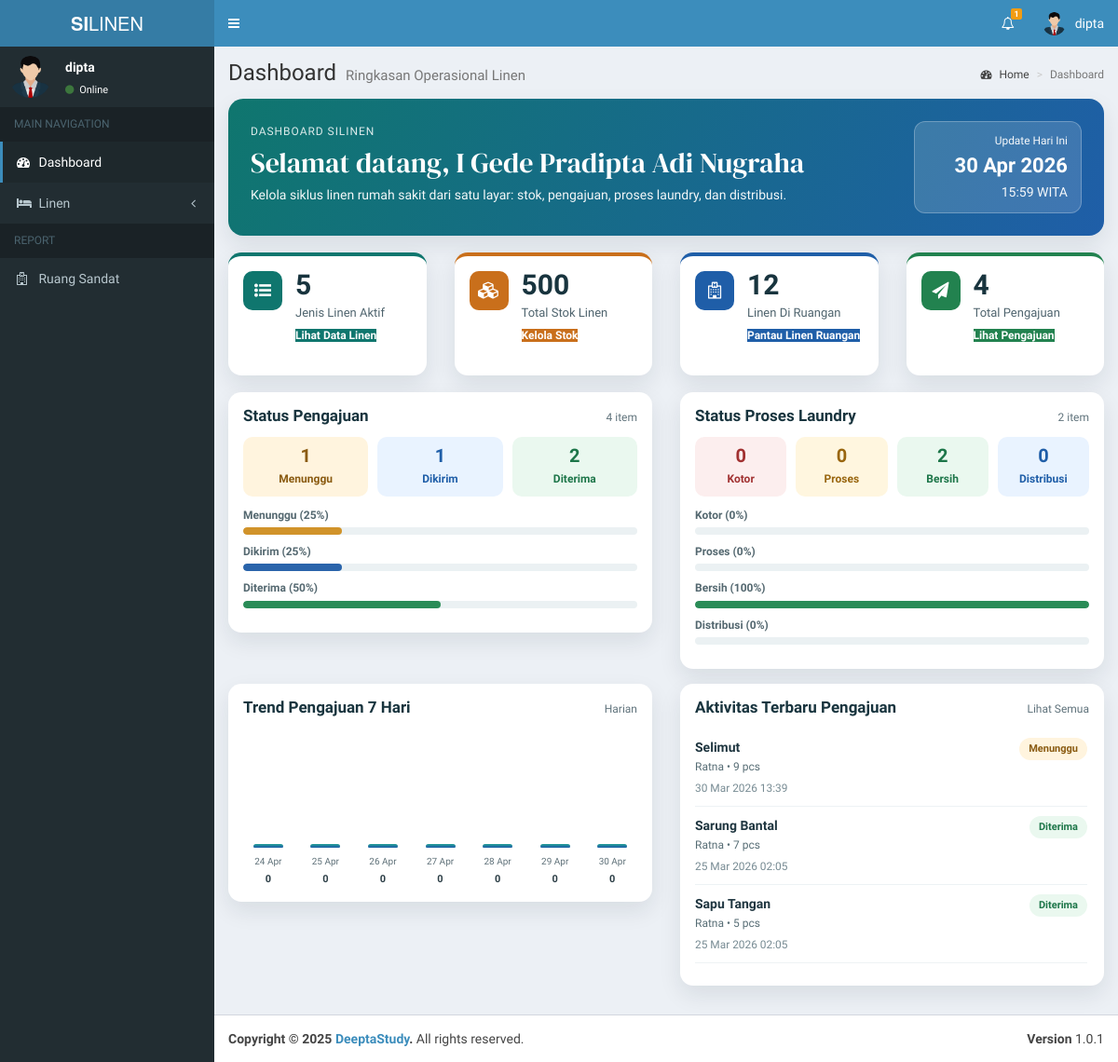
Page /admin/index.php (signed in) on the committed database.
### tables this page shows
CREATE TABLE `users` (
  `id` int(11) NOT NULL,
  `nama` varchar(100) NOT NULL,
  `username` varchar(100) NOT NULL,
  `email` varchar(100) NOT NULL,
  `password` varchar(100) NOT NULL,
  `hak_akses` varchar(25) NOT NULL,
  `status` int(11) NOT NULL,
  `status_ruangan` int(11) DEFAULT NULL
);

CREATE TABLE `ruangan` (
  `id` int(11) NOT NULL,
  `id_user` int(11) DEFAULT NULL,
  `nama_ruangan` varchar(199) NOT NULL,
  `telp_ruangan` varchar(15) NOT NULL,
  `status` int(11) NOT NULL
);

CREATE TABLE `pengajuan` (
  `id` int(11) NOT NULL,
  `id_linen` int(11) NOT NULL,
  `id_ruangan` int(11) NOT NULL,
  `jumlah` int(11) NOT NULL,
  `tanggal` datetime NOT NULL,
  `keterangan` text NOT NULL,
  `status` int(11) NOT NULL
);

CREATE TABLE `linen` (
  `id` int(11) NOT NULL,
  `kode_linen` varchar(15) NOT NULL,
  `nama_linen` varchar(199) NOT NULL,
  `gambar` varchar(199) NOT NULL,
  `jumlah_linen` int(11) NOT NULL,
  `sisa_linen` int(11) NOT NULL,
  `tanggal` datetime NOT NULL,
  `status` int(11) NOT NULL,
  `updated_at` datetime NOT NULL
);

### admin/index.php (the view, shortened to what the rows shown need)
<?php
    include '../koneksi.php';
    $username = $_SESSION['username'];
    $query = mysqli_query($koneksi, "SELECT * FROM users WHERE username = '$username'");
    $row = mysqli_fetch_assoc($query);
    $additionalCSS = [
        '../assets/dist/css/dashboard-silinen.css'
    ];
    $aktivitasQuery = mysqli_query(
        $koneksi,
        "SELECT p.id, p.tanggal, p.jumlah, p.status, p.keterangan, l.nama_linen, r.nama_ruangan
         FROM pengajuan p
         LEFT JOIN linen l ON p.id_linen = l.id
         LEFT JOIN ruangan r ON p.id_ruangan = r.id
         ORDER BY p.tanggal DESC
         LIMIT 5"
    );
    $pageTitle = "Dashboard";
    $pageDesc = "Ringkasan Operasional Linen";
?>
<section class="content">
    <div class="silinen-dashboard">
        <div class="silinen-hero">
            <div>
                <span class="silinen-eyebrow">Dashboard SiLinen</span>
                <h2>Selamat datang, <?= htmlspecialchars($row['nama']) ?></h2>
                <p>Kelola siklus linen rumah sakit dari satu layar: stok, pengajuan, proses laundry, dan distribusi.</p>
            </div>
        </div>
        <div class="row">
            <div class="col-md-6">
                <div class="silinen-panel">
                    <div class="silinen-activity-list">
                        <?php if ($aktivitasQuery && mysqli_num_rows($aktivitasQuery) > 0): ?>
                            <?php while ($aktivitas = mysqli_fetch_assoc($aktivitasQuery)): ?>
                                <?php
                                    $statusMap = [
                                        1 => ['label' => 'Menunggu', 'class' => 'tag-warn'],
                                        2 => ['label' => 'Dikirim', 'class' => 'tag-info'],
                                        3 => ['label' => 'Diterima', 'class' => 'tag-ok']
                                    ];
                                    $statusAktif = isset($statusMap[$aktivitas['status']])
                                        ? $statusMap[$aktivitas['status']]
                                        : ['label' => 'Unknown', 'class' => 'tag-default'];
                                ?>
                                <div class="activity-item">
                                    <div>
                                        <strong><?= htmlspecialchars($aktivitas['nama_linen']) ?></strong>
                                        <p><?= htmlspecialchars($aktivitas['nama_ruangan']) ?> • <?= (int) $aktivitas['jumlah'] ?> pcs</p>
                                        <small><?= date('d M Y H:i', strtotime($aktivitas['tanggal'])) ?></small>
                                    </div>
                                    <span class="status-tag <?= $statusAktif['class'] ?>"><?= $statusAktif['label'] ?></span>
                                </div>
                            <?php endwhile; ?>
                        <?php else: ?>
                            <p class="empty-state">Belum ada aktivitas pengajuan terbaru.</p>
                        <?php endif; ?>
                    </div>
                </div>
            </div>
        </div>
    </div>
</section>
<?php
    $content = ob_get_clean();
    include __DIR__ . '/../layouts/header.php';
    echo $content;
    include __DIR__ . '/../layouts/footer.php';
?>

### layouts/header.php (shortened to what the rows shown need)
<?php
include '../koneksi.php';
$username = $_SESSION['username'];
$query = mysqli_query($koneksi, "SELECT * FROM users WHERE username = '$username'");
$row = mysqli_fetch_assoc($query);
?>
<!DOCTYPE html>
<html>
<head>
    <link rel="stylesheet" href="../assets/bootstrap/css/bootstrap.min.css">
    <link rel="stylesheet" href="https://maxcdn.bootstrapcdn.com/font-awesome/4.4.0/css/font-awesome.min.css">
    <link rel="stylesheet" href="https://code.ionicframework.com/ionicons/2.0.1/css/ionicons.min.css">
    <link rel="stylesheet" href="../assets/dist/css/AdminLTE.min.css">
    <link rel="stylesheet" href="../assets/dist/css/skins/_all-skins.min.css">
    <link rel="stylesheet" href="../assets/plugins/iCheck/flat/blue.css">
    <link rel="stylesheet" href="../assets/plugins/morris/morris.css">
    <link rel="stylesheet" href="../assets/plugins/jvectormap/jquery-jvectormap-1.2.2.css">
    <?php if (!empty($additionalCSS)): ?>
        <?php foreach ($additionalCSS as $css): ?>
            <link rel="stylesheet" href="<?= htmlspecialchars($css) ?>">
        <?php endforeach; ?>
    <?php endif; ?>
</head>
<body class="hold-transition skin-blue sidebar-mini">
    <div class="wrapper">
        <header class="main-header">
            <nav class="navbar navbar-static-top" role="navigation">
                <div class="navbar-custom-menu">
                    <ul class="nav navbar-nav">
                        <li class="dropdown user user-menu">
                            <a href="#" class="dropdown-toggle" data-toggle="dropdown">
                                <img src="../assets/images/avatar.png" class="user-image" alt="User Image">
                                <span class="hidden-xs"><?= $row['username']; ?></span>
                            </a>
                        </li>
                    </ul>
                </div>
            </nav>
        </header>
        <div class="content-wrapper">
            <section class="content-header">
                <h1>
                    <?php echo isset($pageTitle) ? $pageTitle : 'Dashboard'; ?>
                    <small><?php echo isset($pageDesc) ? $pageDesc : 'Control Panel'; ?></small>
                </h1>
            </section>
            <?php include __DIR__ . '/navigation.php'; ?>

### layouts/navigation.php (shortened to what the rows shown need)
<aside class="main-sidebar">
    <section class="sidebar">
        <div class="user-panel">
            <div class="pull-left info">
                <p><?= $row['username']; ?></p>
                <a href="#"><i class="fa fa-circle text-success"></i> Online</a>
            </div>
        </div>
        <?php
            if ($row['hak_akses'] == 'admin') {
        ?>
        <ul class="sidebar-menu">
            <li class="header">MAIN NAVIGATION</li>
            <li class="<?= $_SESSION['active_menu'] == 'dashboard' ? 'active' : '' ?>">
                <a href="../admin/">
                    <i class="fa fa-dashboard"></i> <span>Dashboard</span>
                </a>
            </li>
            <li class="treeview <?= $_SESSION['active_menu'] == 'pengguna' ? 'active' : '' ?>">
                <a href="#">
                    <i class="fa fa-users"></i> <span>Pengguna</span>
                    <i class="fa fa-angle-left pull-right"></i>
                </a>
                <ul class="treeview-menu">
                    <li><a href="../admin/tambah_pengguna.php"><i class="fa fa-plus"></i> Tambah Pengguna Baru</a></li>
                    <li><a href="../admin/data_pengguna.php"><i class="fa fa-arrow-circle-right"></i> Data Pengguna</a></li>
                </ul>
            </li>
            <li class="<?= $_SESSION['active_menu'] == 'ruangan' ? 'active' : '' ?>">
                <a href="../admin/data_ruangan.php">
                    <i class="fa fa-building"></i> <span>Ruangan</span>
                </a>
            </li>
            <li class="<?= $_SESSION['active_menu'] == 'linen' ? 'active' : '' ?>">
                <a href="../admin/data_linen.php">
                    <i class="fa fa-bed"></i> <span>Data Linen</span>
                </a>
            </li>
            <li class="<?= $_SESSION['active_menu'] == 'linen_ruangan' ? 'active' : '' ?>">
                <a href="../admin/linen_ruangan.php">
                    <i class="fa fa-bed"></i> <span>Linen Ruangan</span>
                </a>
            </li>
            <li class="treeview <?= $_SESSION['active_menu'] == 'distribusi' ? 'active' : '' ?>">
                <a href="#">
                    <i class="fa fa-tint"></i> <span>Distribusi</span>
                    <i class="fa fa-angle-left pull-right"></i>
                </a>
                <ul class="treeview-menu">
                    <li><a href="../admin/data_pengajuan.php"><i class="fa fa-paper-plane"></i> Pengajuan Linen</a></li>
                    <li><a href="../admin/data_pencucian.php"><i class="fa fa-tint"></i> Permohonan Pencucian</a></li>
                    <!-- <li><a href="../admin/linen_bersih.php"><i class="fa fa-check-circle"></i> Linen Bersih</a></li>
                    <li><a href="../admin/linen_kotor.php"><i class="fa fa-exclamation-circle"></i> Linen Kotor</a></li> -->
                </ul>
            </li>
            <li class="header">REPORT</li>
            <li class="treeview <?= $_SESSION['active_menu'] == 'laporan' ? 'active' : '' ?>">
                <a href="#">
                    <i class="fa fa-file-text-o"></i> <span>Laporan</span>
                    <i class="fa fa-angle-left pull-right"></i>
                </a>
                <ul class="treeview-menu">
                    <li><a href="../admin/data_laporan_pengajuan.php"><i class="fa fa-file-text-o"></i> Laporan Pengajuan Linen</a></li>
                    <li><a href="../admin/data_laporan_pencucian.php"><i class="fa fa-file-text-o"></i> Laporan Pencucian Linen</a></li>
                </ul>
            </li>
        </ul>
        <?php
            }else if($row['hak_akses'] == 'admin_ruangan'){
        ?>
        <ul class="sidebar-menu">
            <li>
                <a href="#">
                    <i class="fa fa-hospital-o"></i> <span>Ruang <?php
                        $queryRuangan = mysqli_query($koneksi, "SELECT nama_ruangan FROM ruangan WHERE id_user = '{$row['id']}' AND status = 1 LIMIT 1");
                        $ruangan = mysqli_fetch_assoc($queryRuangan);
                        echo $ruangan ? htmlspecialchars($ruangan['nama_ruangan']) : 'Belum diatur';
                    ?></span>
                </a>
            </li>
        </ul>
        <?php
            }else if($row['hak_akses'] == 'petugas_laundry'){
        ?>
        <ul class="sidebar-menu">
            <li class="header">MAIN NAVIGATION</li>
            <li class="<?= $_SESSION['active_menu'] == 'dashboard' ? 'active' : '' ?>">
                <a href="../petugas_laundry/">
                    <i class="fa fa-dashboard"></i> <span>Dashboard</span>
                </a>
            </li>
            <li class="<?= $_SESSION['active_menu'] == 'linen' ? 'active' : '' ?>">
                <a href="../petugas_laundry/data_linen.php">
                    <i class="fa fa-bed"></i> <span>Data Linen</span>
                </a>
            </li>
            <li class="<?= $_SESSION['active_menu'] == 'linen_ruangan' ? 'active' : '' ?>">
                <a href="../petugas_laundry/linen_ruangan.php">
                    <i class="fa fa-bed"></i> <span>Linen Ruangan</span>
                </a>
            </li>
            <li class="treeview <?= $_SESSION['active_menu'] == 'distribusi' ? 'active' : '' ?>">
                <a href="#">
                    <i class="fa fa-tint"></i> <span>Distribusi</span>
                    <i class="fa fa-angle-left pull-right"></i>
                </a>
                <ul class="treeview-menu">
                    <li><a href="../petugas_laundry/data_pengajuan.php"><i class="fa fa-paper-plane"></i> Pengajuan Linen</a></li>
                    <li><a href="../petugas_laundry/data_pencucian.php"><i class="fa fa-tint"></i> Permohonan Pencucian</a></li>
                    <!-- <li><a href="../petugas_laundry/linen_bersih.php"><i class="fa fa-check-circle"></i> Linen Bersih</a></li>
                    <li><a href="../petugas_laundry/linen_kotor.php"><i class="fa fa-exclamation-circle"></i> Linen Kotor</a></li> -->
                </ul>
            </li>
            <li class="treeview <?= $_SESSION['active_menu'] == 'laporan' ? 'active' : '' ?>">
                <a href="#">
                    <i class="fa fa-file-text-o"></i> <span>Laporan</span>
                    <i class="fa fa-angle-left pull-right"></i>
                </a>
                <ul class="treeview-menu">
                    <li><a href="../petugas_laundry/data_laporan_pengajuan.php"><i class="fa fa-file-text-o"></i> Laporan Pengajuan Linen</a></li>
                    <li><a href="../petugas_laundry/data_laporan_pencucian.php"><i class="fa fa-file-text-o"></i> Laporan Pencucian Linen</a></li>
                </ul>
            </li>
        </ul>
        <?php
            }else if($row['hak_akses'] == 'kepala_penanggung_jawab'){
        ?>
        <ul class="sidebar-menu">
            <li class="header">MAIN NAVIGATION</li>
            <li class="<?= $_SESSION['active_menu'] == 'dashboard' ? 'active' : '' ?>">
                <a href="../admin/">
                    <i class="fa fa-dashboard"></i> <span>Dashboard</span>
                </a>
            </li>
            <li class="<?= $_SESSION['active_menu'] == 'pengguna' ? 'active' : '' ?>">
                <a href="../kepala_penanggung_jawab/data_pengguna.php">
                    <i class="fa fa-users"></i> <span>Pengguna</span>
                </a>
            </li>
            <li class="<?= $_SESSION['active_menu'] == 'ruangan' ? 'active' : '' ?>">
                <a href="../kepala_penanggung_jawab/data_ruangan.php">
                    <i class="fa fa-building"></i> <span>Ruangan</span>
                </a>
            </li>
            <li class="<?= $_SESSION['active_menu'] == 'linen' ? 'active' : '' ?>">
                <a href="../kepala_penanggung_jawab/data_linen.php">
                    <i class="fa fa-bed"></i> <span>Data Linen</span>
                </a>
            </li>
            <li class="<?= $_SESSION['active_menu'] == 'linen_ruangan' ? 'active' : '' ?>">
                <a href="../kepala_penanggung_jawab/linen_ruangan.php">
                    <i class="fa fa-bed"></i> <span>Linen Ruangan</span>
                </a>
            </li>
            <li class="treeview <?= $_SESSION['active_menu'] == 'distribusi' ? 'active' : '' ?>">
                <a href="#">
                    <i class="fa fa-tint"></i> <span>Distribusi</span>
                    <i class="fa fa-angle-left pull-right"></i>
                </a>
                <ul class="treeview-menu">
                    <li><a href="../kepala_penanggung_jawab/data_pengajuan.php"><i class="fa fa-paper-plane"></i> Pengajuan Linen</a></li>
                    <li><a href="../kepala_penanggung_jawab/data_pencucian.php"><i class="fa fa-tint"></i> Permohonan Pencucian</a></li>
                </ul>
            </li>
            <li class="header">REPORT</li>
            <li class="treeview <?= $_SESSION['active_menu'] == 'laporan' ? 'active' : '' ?>">
                <a href="#">
                    <i class="fa fa-file-text-o"></i> <span>Laporan</span>
                    <i class="fa fa-angle-left pull-right"></i>
                </a>
                <ul class="treeview-menu">
                    <li><a href="../kepala_penanggung_jawab/data_laporan_pengajuan.php"><i class="fa fa-file-text-o"></i> Laporan Pengajuan Linen</a></li>
                    <li><a href="../kepala_penanggung_jawab/data_laporan_pencucian.php"><i class="fa fa-file-text-o"></i> Laporan Pencucian Linen</a></li>
                </ul>
            </li>
        </ul>
        <?php
            }
        ?>
    </section>
</aside>

### rows in the picture
users: username "dipta", nama "I Gede Pradipta Adi Nugraha"
ruangan: nama_ruangan "Sandat"
pengajuan: id_linen.nama_linen "Selimut", id_ruangan.nama_ruangan "Ratna", jumlah "9", tanggal "30 Mar 2026 13:39", status "Menunggu"
pengajuan: id_linen.nama_linen "Sarung Bantal", id_ruangan.nama_ruangan "Ratna", jumlah "7", tanggal "25 Mar 2026 02:05", status "Diterima"
pengajuan: id_linen.nama_linen "Sapu Tangan", id_ruangan.nama_ruangan "Ratna", jumlah "5", tanggal "25 Mar 2026 02:05", status "Diterima"

### other values in the picture
$total "1"
$pageTitle "Dashboard"
$pageDesc "Ringkasan Operasional Linen"
$totalJenisLinen "5"
$totalStokLinen "500"
$totalLinenDiRuangan "12"
$totalPengajuan "4"
$pengajuanBaru "1"
$pengajuanDikirim "1"
$pengajuanDiterima "2"
$pengajuanPctBaru "25"
$pengajuanPctDikirim "25"
$pengajuanPctDiterima "50"
$totalProsesLaundry "2"
$linenKotor "0"
